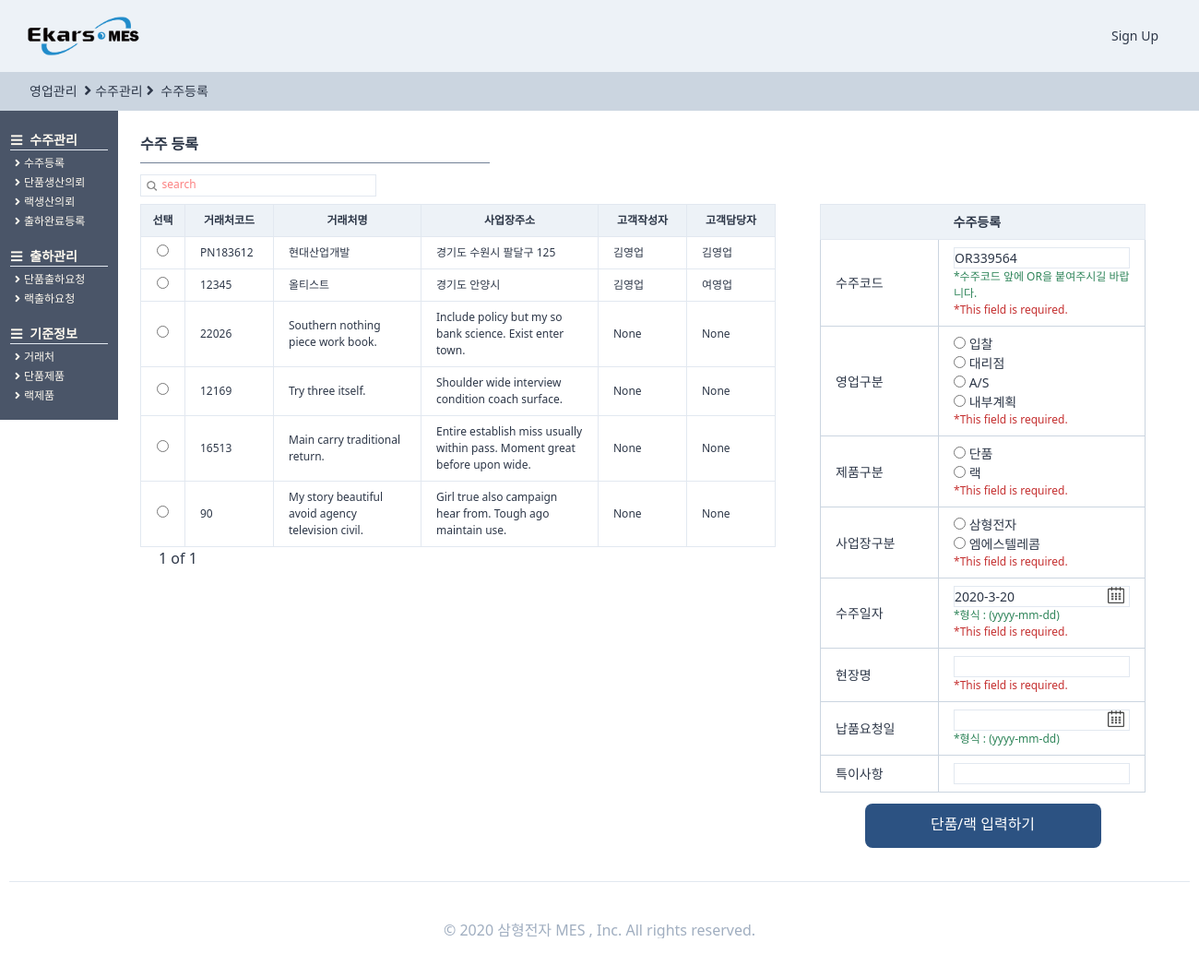
Screenshot of /orders/orderregister/ with the database file from the repository.
### StandardInformation/models.py (models this page shows, shortened)
class CustomerPartner(TimeStampedModel):
    고객 = "고객"
    대리점 = "대리점"
    공급처 = "공급처"
    거래처_CHOICES = (
        (고객, "고객"),
        (대리점, "대리점"),
        (공급처, "공급처"),
    )
    고객작성자 = models.ForeignKey(
        "users.User", related_name="고객거래처작성자", on_delete=models.SET_NULL, null=True
    )
    작성일 = models.DateField(auto_now=True, auto_now_add=False)
    거래처구분 = models.CharField(choices=거래처_CHOICES, max_length=4, default=공급처)
    거래처코드 = models.CharField(max_length=50, null=True)
    거래처명 = models.CharField(max_length=70, null=True)
    사업자등록번호 = models.CharField(max_length=50, null=True)
    고객담당자 = models.ForeignKey(
        "users.User", related_name="고객거래처담당자", on_delete=models.SET_NULL, null=True
    )
    연락처 = models.CharField(max_length=50, blank=True)
    이메일 = models.EmailField(max_length=254)
    사업장주소 = models.CharField(max_length=70, blank=True, null=True)
    사업자등록증첨부 = models.FileField(blank=True, null=True)
    특이사항 = models.TextField(blank=True, null=True)
    사용여부 = models.BooleanField(default=False)
    class Meta:
        verbose_name = "고객"
        verbose_name_plural = "고객"

### users/models.py (models this page shows)
class User(AbstractUser,TimeStampedModel):
    부서 = models.ForeignKey(
        "Part", related_name="user", on_delete=models.CASCADE, null=True
    )
    class Meta:
        verbose_name = "사용자"
        verbose_name_plural = "사용자"
    def __str__(self):
        return self.first_name

### orders/views.py (the view, shortened to what this page needs)
# urls.py: path("orderregister/", views.orderregister, name="orderregister"),
def orderregister(request):
    def give_number():
        while True:
            n = randint(1, 999999)
            num = str(n).zfill(6)
            code = "OR" + num
            obj = models.OrderRegister.objects.get_or_none(수주코드=code)
            if obj:
                pass
            else:
                return code
    form = forms.UploadOrderForm(request.POST)
    code = give_number()
    now = timezone.now().date()
    form.initial = {"수주코드": code, "수주일자": now}
    search = request.GET.get("search")
    if search is None:
        customer = SI_models.CustomerPartner.objects.all().order_by("-created")
        s_bool = False
    pagediv = 10
    totalpage = int(math.ceil(len(customer) / pagediv))
    paginator = Paginator(customer, pagediv, orphans=0)
    page = request.GET.get("page", "1")
    customer = paginator.get_page(page)
    nextpage = int(page) + 1
    previouspage = int(page) - 1
    notsamebool = True
    seletelist = ["제품구분", "영업구분", "사업장구분"]
    if int(page) == totalpage:
        notsamebool = False
    if (search is None) or (search == ""):
        search = "search"
    return render(
        request,
        "orders/orderregister.html",
        {
            "customer": customer,
            "form": form,
            "search": search,
            "page": page,
            "totalpage": totalpage,
            "notsamebool": notsamebool,
            "nextpage": nextpage,
            "previouspage": previouspage,
            "s_bool": s_bool,
            "seletelist": seletelist,
        },
    )

### core/managers.py (called while the page is built)
    def get_or_none(self, **kwargs):
        try:
            return self.get(**kwargs)
        except self.model.DoesNotExist:
            return None

### orders/forms.py (called while the page is built, shortened)
    def clean(self):
        self.is_bound = False
        cleaned_data = super().clean()
        code = self.cleaned_data.get("수주코드")
        order = models.OrderRegister.objects.get_or_none(수주코드=code)
        거래처코드 = self.cleaned_data.get("거래처코드")
        customer = SI_models.CustomerPartner.objects.get_or_none(거래처코드=거래처코드)

### templates/orders/orderregister.html (shortened to what this page needs)
{%extends "orders/ordershome.html"%}
{%load static%}
{%block head_title%}
<i class="fas fa-angle-right mx-1 text-base"></i>수주관리<i class="fas fa-angle-right text-base mx-1"></i>
<a href="{%url "orders:orderregister"%}" class="hover:font-bold">
    수주등록
</a>
{%endblock head_title %}
{%block main_contens%}
<div class="w-11/12 h-full ml-32 -mt-6 font-normal pt-12 flex flex-row">
    <div class="flex flex-col p-6 w-full ">
        <span class="border-b w-1/3 mb-3 border-gray-600 pb-2 font-semibold text-base">수주 등록 </span>
        <div class="w-64 border h-6 mb-2">
            <form method="get" action="" class="w-full flex ">
                <button class="w-4 h-4 mt-1 ml-1  rounded-xl bg-cover bg-center"
                    style="background-image:url({% static 'img/search.png' %});"></button>
                <input name="search" placeholder={{search}}
                    class="ml-1 w-full border-none search-box text-xs font-medium placeholder-red-400 focus: outline-none" />
            </form>
        </div>
        <div class="flex ">
            <div class="flew flex-col">
                <form method="POST" class="w-full flex flex-col justify-center" enctype="multipart/form-data">
                    <table class="table-fixed font-light text-xs w-full">
                        <thead>
                            <tr>
                                <th class="border bg-gray-200 px-1 py-2 w-12">선택</th>
                                <th class="border bg-gray-200 px-4 py-2 w-24">거래처코드</th>
                                <th class="border bg-gray-200 px-4 py-2 w-40">거래처명</th>
                                <th class="border bg-gray-200 px-4 py-2 w-48">사업장주소</th>
                                <th class="border bg-gray-200 px-4 py-2 w-24">고객작성자</th>
                                <th class="border bg-gray-200 px-4 py-2 w-24">고객담당자</th>
                            </tr>
                        </thead>
                        <tbody>
                            <ul id="id_거래처코드">
                                {%for list in customer%}
                                <tr>
                                    <td class="border px-4 py-2 text-center">
                                        <label for="id_거래처코드_0"><input type="radio" name="거래처코드" value={{list.거래처코드}}
                                                required="" id="id_거래처코드_0">
                                        </label>
                                    </td>
                                    <td class="border px-4 py-2 hover:text-blue-700">
                                        {{list.거래처코드}}</td>
                                    <td class="border px-4 py-2">{{list.거래처명}}</td>
                                    <td class="border px-4 py-2">{{list.사업장주소}}</td>
                                    <td class="border px-4 py-2">{{list.고객작성자}}</td>
                                    <td class="border px-4 py-2">{{list.고객담당자}}</td>
                                </tr>
                                {%endfor%}
                            </ul>
                        </tbody>
                    </table>
                    <div class="flex ml-2">
                        <span class="mx-3 font-medium  text-base">{{page}} of
                            {{totalpage}}</span>
                    </div>
            </div>
            <div class=" flex flex-col px-12 justify-center items-center">
                <div class="w-full justify-center flex flex-col">
                    <table class="table-fixed text-sm w-full">
                        <thead>
                            <tr>
                                <th class="border border-r-0 bg-gray-200 px-4 py-2 w-32"></th>
                                <th class="border border-l-0 bg-gray-200 px-4 py-2 w-56 text-left">수주등록</th>
                            </tr>
                        </thead>
                        <tbody>
                            {% for field in form %}
                            <tr>
                                {%if field.name != "거래처코드"%}
                                <td class="border border-gray-400 px-4 py-2">
                                    {{field.name}}
                                </td>
                                <td class="border border-gray-400 px-4 py-2">
                                    <div
                                        class="  {%if field.name not in seletelist %} border hover:border-gray-500 w-full {%endif%} flex">
                                        {% if field.name == "수주일자" %}
                                        <input type="text" name="수주일자" id="date2" size="10" />
                                        {%elif field.name == "납품요청일"%}
                                        <input type="text" name="납품요청일" id="date3" size="10" />
                                        {% else %}
                                        {{field}}
                                        {% endif %}
                                    </div>
                                    <div class="text-xs text-green-700 ">
                                        {{field.help_text}}
                                    </div>
                                    {% if field.errors %}
                                    {% for error in field.errors %}
                                    <div class="text-red-700 font-light text-xs">*{{error}}</div>
                                    {% endfor %}
                                    {% endif %}
                                </td>
                                {%endif%}
                            </tr>
                            {%endfor%}
                        </tbody>
                    </table>
                </div>
                <div class=" flex flex-row justify-around -mx-12">
                    <button class="btn-link bg-blue-800 text-white w-64 h-12 self-center my-3 pt-0 pb-1">
                        <div class="text-base font-medium">단품/랙 입력하기</div>
                    </button>
                </div>
            </div>
        </div>
    </div>
</div>
{%endblock main_contens %}

### rows the page displays
CustomerPartner: 거래처코드 "PN183612", 거래처명 "현대산업개발", 사업장주소 "경기도 수원시 팔달구 125", 고객작성자 "김영업", 고객담당자 "김영업"
CustomerPartner: 거래처코드 "12345", 거래처명 "올티스트", 사업장주소 "경기도 안양시", 고객작성자 "김영업", 고객담당자 "여영업"
CustomerPartner: 거래처코드 "22026", 거래처명 "Southern nothing piece work book.", 사업장주소 "Include policy but my so bank science. Exist enter town.", 고객작성자 "None", 고객담당자 "None"
CustomerPartner: 거래처코드 "12169", 거래처명 "Try three itself.", 사업장주소 "Shoulder wide interview condition coach surface.", 고객작성자 "None", 고객담당자 "None"
CustomerPartner: 거래처코드 "16513", 거래처명 "Main carry traditional return.", 사업장주소 "Entire establish miss usually within pass. Moment great before upon wide.", 고객작성자 "None", 고객담당자 "None"
CustomerPartner: 거래처코드 "90", 거래처명 "My story beautiful avoid agency television civil.", 사업장주소 "Girl true also campaign hear from. Tough ago maintain use.", 고객작성자 "None", 고객담당자 "None"

### other values shown
{{ page }} "1"
{{ totalpage }} "1"
{{ field.name }} "수주코드" "영업구분" "제품구분" "사업장구분" "수주일자" "현장명" "납품요청일" "특이사항"
{{ field.help_text }} "*수주코드 앞에 OR을 붙여주시길 바랍니다." "*형식 : (yyyy-mm-dd)" "*형식 : (yyyy-mm-dd)"
{{ error }} "This field is required." "This field is required." "This field is required." "This field is required." "This field is required." "This field is required."
